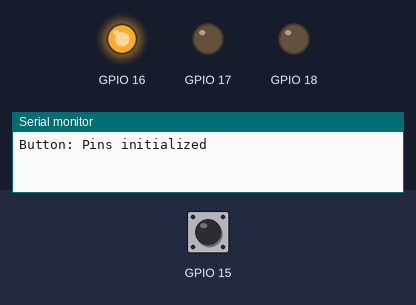
The program below on a simulated ESP32-S3. Parts: output pins drawn as LEDs (lit = HIGH), the last lines printed to the serial monitor. Dashed ring = blinking. Inputs (shaded band) come from the test bench; at power-on: GPIO 15 HIGH.

Above: at 1.2 s.
1.3 s: GPIO 15 pulled LOW for 0.15 s
At 2.2 s:
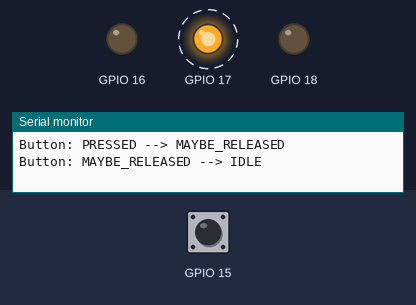
4.3 s: GPIO 15 pulled LOW for 1 s
At 5.4 s:
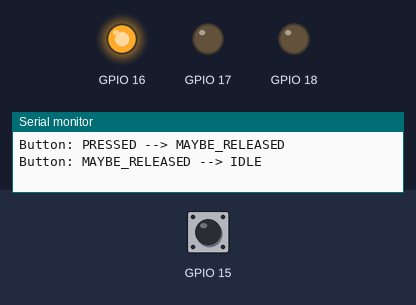
8.3 s: GPIO 15 pulled LOW for 3.2 s
At 8.7 s:
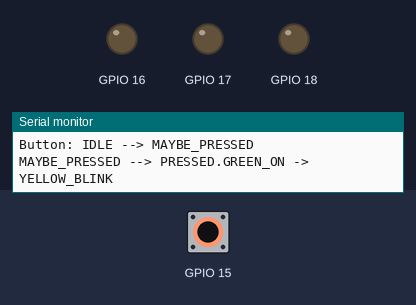
Timing chart, 0 to 19.0 s (numbered marks = the images above; inputs shaded):
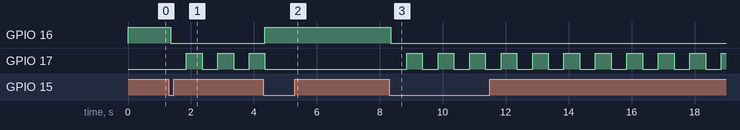

The program:

main.cpp
```cpp
#include "trafficLightFSM.h"
#include <Arduino.h>

Parameters parameters = {
    15,    // button_pin
    50,    // debounce_delay_ms
    16,    // green_led_pin
    5000,  // green_on_time_ms
    3000,  // green_blink_time_ms
    500,   // green_blink_period_ms
    17,    // yellow_led_pin
    2000,  // yellow_on_time_ms
    500,   // yellow_blink_period_ms
    18,    // red_led_pin
    5000,  // red_on_time_ms
    2000   // yellow_red_on_time_ms
};

TrafficLightStateMachine traffic_light_state_machine(parameters);

void setup() {
  Serial.begin(115200);

  traffic_light_state_machine.init();
}

void loop() {
  traffic_light_state_machine.updateState();
}
```

Measured:
- after the input at 1.3 s, GPIO 16: HIGH → LOW after 0.05 s; GPIO 17: alternates HIGH for 0.50 s and LOW for 0.50 s, starting after 0.55 s
- after the input at 4.3 s, GPIO 16: LOW → HIGH after 0.05 s; GPIO 17: goes on until 4.4 s, then stays LOW
- after the input at 8.3 s, GPIO 18: stays LOW (without the input it goes to HIGH after 6.1 s)
